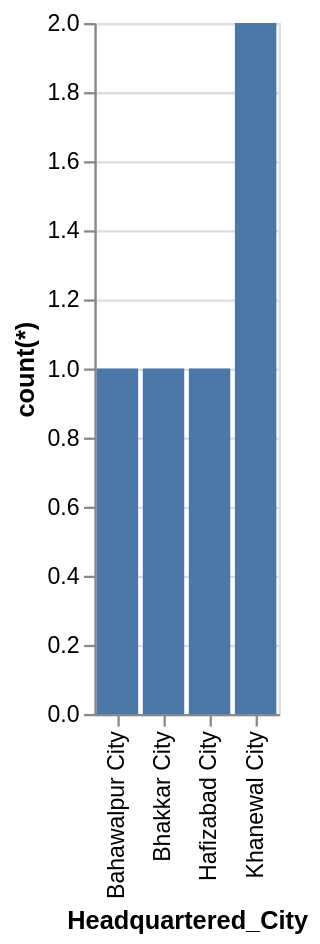

Specify this chart in Vega-Lite:
### Vega-Lite specification from a JSON file in a GitHub repository (floating-point values rounded to 4 significant figures)
{"data": {"values": [{"x_data": "Bahawalpur City", "y_data": 1}, {"x_data": "Bhakkar City", "y_data": 1}, {"x_data": "Hafizabad City", "y_data": 1}, {"x_data": "Khanewal City", "y_data": 2}]}, "mark": "bar", "encoding": {"x": {"field": "x_data", "type": "nominal", "title": "Headquartered_City", "sort": {"op": "sum", "field": "y_data", "order": "ascending"}}, "y": {"field": "y_data", "type": "quantitative", "title": "count(*)"}}}
